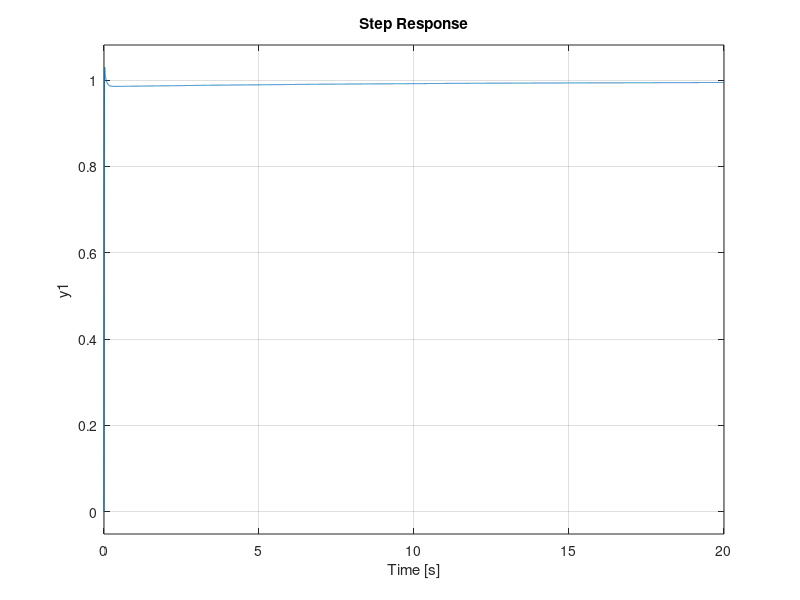

Reproduce this figure in MATLAB.
% THE CODE INSIDE THE COMMENTS IS THE DESIGN PROCESS.
% THE CODE NOT IN COMMENTS IS THE FINAL DESIGN.
% PRESS RUN TO GET FINAL RESPONSE



g=tf([100],[1 13 40])

% lead=tf([1 63],[1 409.500])
% glead=series(g,lead)

% for n=0:1:50
%     c1=tf([1 63-n],[1 409.500])
%     k=tf([613],[1])
%     gc1=series(g,c1)
%     gc1k=series(gc1,k)
%     cl=feedback(gc1k,1)
%     hold all
%     step(cl)
% end



% rlocus(g)
% hold all
% rlocus(glead)
k=tf([613],[1])
% gleadk=series(glead,k)
% closedloop=feedback(gleadk,1)
% step(closedloop)

newlead=tf([1 17],[1 409.500])

gnewlead=series(g,newlead)
gnewleadk=series(gnewlead,k)
% closedloop=feedback(gnewleadk,1)
% step(closedloop)

lag=tf([1 0.1],[1 0.0256])
gnewleadlagk=series(gnewleadk,lag)
closedloop=feedback(gnewleadlagk,1)
step(closedloop)

% rl1=series(g,newlead)
% rl2=series(rl1,lag)
% rlocus(rl2)

% x=[-300:1:300];
% y=tan(133.63*pi/180)*x;
% plot(x,y)
% hold all
% z=sqrt(90^2-x.^2);
% plot(x,z)